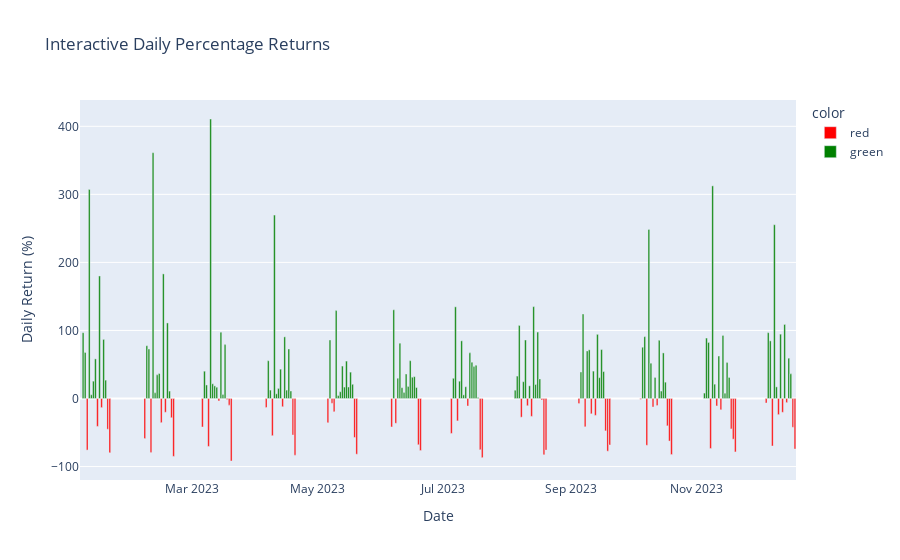

Here is the notebook cell this chart was saved with:
### Markdown cell above
#### Chart - 4

### Code cell
# Chart - 4 visualization code

fig = px.bar(df,
             x='Date_new',
             y='Daily_Return',
             title='Interactive Daily Percentage Returns',
             color=['green' if x >= 0 else 'red' for x in df['Daily_Return']], # Use the pre-calculated color column
             color_discrete_map={'green': 'green', 'red': 'red'}, # Ensures correct colors
             labels={'Date_new': 'Date', 'Daily_Return': 'Daily Return (%)'} # Nicer labels
            )
fig.show()
